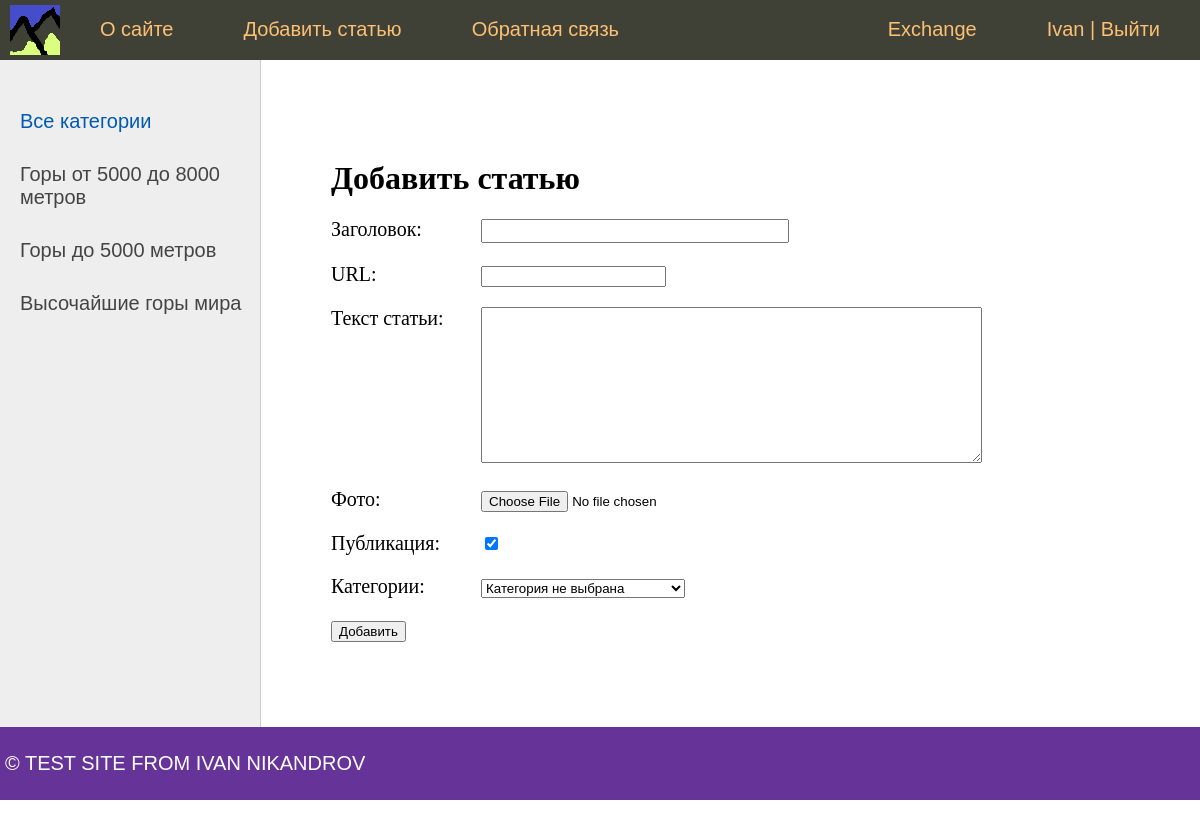
Screenshot of /addpage/ (signed in) with the database file from the repository.
### mount/models.py (models this page shows)
class Category(models.Model):
    name = models.CharField(max_length=100, db_index=True, verbose_name="Категория")
    slug = models.SlugField(max_length=255, unique=True, db_index=True, verbose_name='URL')
    def __str__(self):
        return self.name
    def get_absolute_url(self):
        return reverse('category', kwargs={'cat_slug': self.slug})
    class Meta:
        verbose_name = 'Категории'
        verbose_name_plural = 'Категории'
        ordering = ['id']

### mount/views.py (the view)
# urls.py: path('addpage/', AddPage.as_view(), name='add_page'),
class AddPage(LoginRequiredMixin, DataMixin, CreateView):
    form_class = AddPostForm
    template_name = "mount/addpage.html"
    success_url = reverse_lazy('home')
    login_url = reverse_lazy('login')
    raise_exception = False
    def get_context_data(self, *, object_list=None, **kwargs):
        context = super().get_context_data(**kwargs)
        c_def = self.get_user_context(title='Добавить статью')
        return dict(list(context.items()) + list(c_def.items()))

### mount/forms.py (shortened to what this page needs)
class AddPostForm(forms.ModelForm):
    def __init__(self, *args, **kwargs):
        super().__init__(*args, **kwargs)
        self.fields['cat'].empty_label = "Категория не выбрана"
    class Meta:
        model = Mount
        fields = ['title', 'slug', 'content', 'photo', 'is_published', 'cat']
        widgets = {
            'title': forms.TextInput(attrs={'class': 'form-input'}),
            'content': forms.Textarea(attrs={'cols': 60, 'rows': 10})
        }

### mount/templatetags/mount_tags.py (called while the page is built)
@register.inclusion_tag('mount/list_categories.html')
def show_categories(sort=None, cat_selected=0):
    if not sort:
        cats = Category.objects.all()
    else:
        cats = Category.objects.order_by(sort)
    return {'cats': cats, "cat_selected": cat_selected}

@register.inclusion_tag('mount/list_mainmenu.html')
def show_mainmenu(sort=None):
    menu = [
        {'title': 'О сайте', 'url_name': 'about'},
        {'title': 'Добавить статью', 'url_name': 'add_page'},
        {'title': 'Обратная связь', 'url_name': 'contact'},
        {'title': 'Exchange', 'url_name': 'exchange_main'},
    ]
    return {'menu': menu}

### mount/utils.py (called while the page is built)
    def get_user_context(self, **kwargs):
        context = kwargs
        cats = cache.get('cats')
        if not cats:
            cats = Category.objects.all()
            cache.set('cats', cats, 60)
        context['cats'] = cats
        if 'cat_selected' not in context:
            context['cat_selected'] = 0
        return context

### mount/templates/mount/addpage.html (shortened to what this page needs)
{% extends 'mount/base.html' %}
{% block content %}
    <h1>{{ title }}</h1>
    <form action="{% url 'add_page' %}" method="POST" enctype="multipart/form-data">
        {% for f in form %}
            <p><label class="form-label" for="{{ f.id_for_label }}">{{ f.label }}: </label>{{ f }}</p>
        {% endfor %}
        <button type="submit">Добавить</button>
    </form>
{% endblock %}

### mount/templates/mount/base.html (shortened to what this page needs)
{% load static %}
{% load mount_tags %}
<!DOCTYPE html>
<html>
<head>
    <link type="text/css" href="{% static 'mount/css/styles.css' %}" rel="stylesheet"/>
</head>
<body>
<table class="table-page" border=0 cellpadding="0" cellspacing="0">
    <tr>
        <td valign=top>
            {% block mainmenu %}
                <div class="header">
                    <ul id="mainmenu" class="mainmenu">
                        <li class="logo"><a href=" {% url 'home' %}">
                            <div class="logo"></div>
                        </a></li>
                        {% if request.user.is_authenticated %}
                            <li class="last">{{ user.username }} | <a href="{% url 'logout' %}">Выйти</a></li>
                        {% else %}
                            <li class="last"><a href="{% url 'register' %}">Регистрация</a> | <a
                                    href="{% url 'login' %}">Войти</a></li>
                        {% endif %}
                        {% show_mainmenu %}
                    </ul>
                </div>
            {% endblock mainmenu %}
            {% block sidebar %}
                <table class="table-content" border=0 cellpadding="0" cellspacing="0">
                <tr>
                <td valign="top" class="left-chapters">
                    <ul id="leftchapters">
                        {% if cat_selected == 0 %}
                            <li class="selected">Все категории</li>
                        {% else %}
                            <li><a href=" {% url 'home' %}">Все категории</a></li>
                        {% endif %}
                        {% show_categories '-name' cat_selected %}
                    </ul>
                </td>
                <td valign="top" class="content">
            {% endblock %}
            <div class="content-text">
                {% block content %}
                {% endblock %}
            </div>
            </td>
            </tr>
            </table>
        </td>
    </tr>
    <tr>
        <td valign=top>
            <div id="footer">
                <p>&copy; TEST SITE FROM IVAN NIKANDROV</p>
            </div>
        </td>
    </tr>
</table>
</body>
</html>

### mount/templates/mount/list_categories.html
        {% for c in cats %}
            {% if c.pk == cat_selected %}
                <li class="selected">{{ c.name }}</li>
            {% else %}
                <li><a href="{{ c.get_absolute_url }}">{{ c.name }}</a></li>
            {% endif %}
        {% endfor %}

### mount/static/mount/css/styles.css (style rules this page uses)
html, body { font-family: 'Arial'; margin: 0; padding: 0; height: 100%; width: 100%; color: #444; }
a { color: #0059b2; text-decoration: none; }
.table-page { width: 100%; height: 100%; vertical-align: top; }
.table-page tr { height: 100%; }
.header { background: #3F4137; height: 60px; }
.logo { background: url('../images/logo.png') no-repeat 10px 5px; width: 70px; height: 60px; }
ul.mainmenu { list-style: none; margin: 0; padding: 0; height: 60px; color: #fdc073; font-size: 20px; overflow: hidden; }
ul.mainmenu li { float: left; margin: 18px 40px 0 30px; }
ul.mainmenu li.logo { margin: 0; }
ul.mainmenu li.last { float: right; }
ul.mainmenu li a { color: #fdc073; text-decoration: none; }
.table-content { width: 100%; min-height: 100%; height: 100%; }
.left-chapters { margin: 0; background: #eee; border-right: 1px solid #ccc; min-height: 100%; }
.left-chapters ul { width: 230px; min-height: 100%; margin: 0; padding: 20px 10px 10px 20px; list-style: none; font-size: 20px; }
.left-chapters ul li { margin: 30px 0 0 0; color: #999; }
.left-chapters ul li.selected { color: #0059b2; }
.left-chapters ul li a { color: #444; text-decoration: none; }
.content { padding: 40px 20px 20px 40px; width: 100%; box-sizing: border-box; }
.content-text { margin: 60px 0 0 30px; color: #000; font-size: 20px; font-family: Yandex Sans Display Light; }
.content-text h1 { font-size: 32px; }
#footer { box-sizing: border-box; background: rebeccapurple; padding: 5px; color: white; font-size: 20px; font-family: Verdana, Geneva, Arial, Helvetica; text-align: left; overflow: hidden; }
.form-input { width: 300px; font-size: 16px; }
.form-label { display: inline-block; min-width: 150px; vertical-align: top; }

### rows the page displays
Category: name "Горы от 5000 до 8000 метров"
Category: name "Горы до 5000 метров"
Category: name "Высочайшие горы мира"

### other values shown
{{ user.username }} "Ivan"
{{ m.title }} "О сайте" "Добавить статью" "Обратная связь"
{{ m.title }} "Exchange"
{{ title }} "Добавить статью"
{{ f.label }} "Заголовок" "URL" "Текст статьи" "Фото" "Публикация" "Категории"
